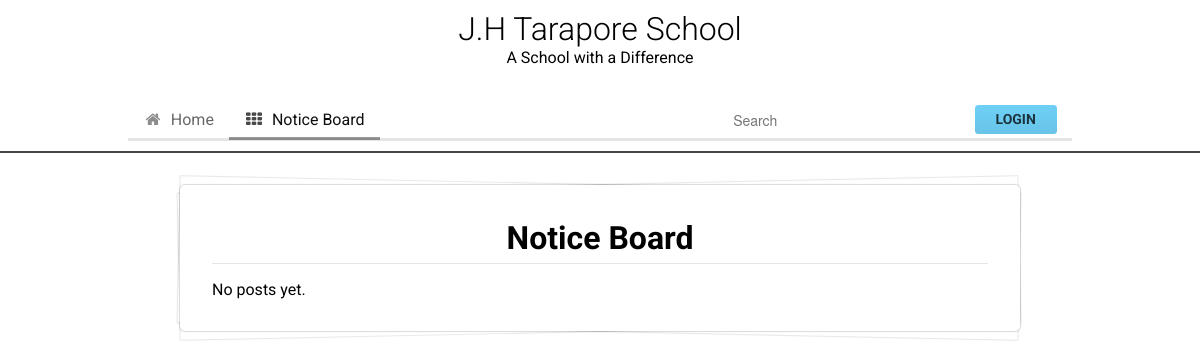
Page /blog/ on the earlier database version.
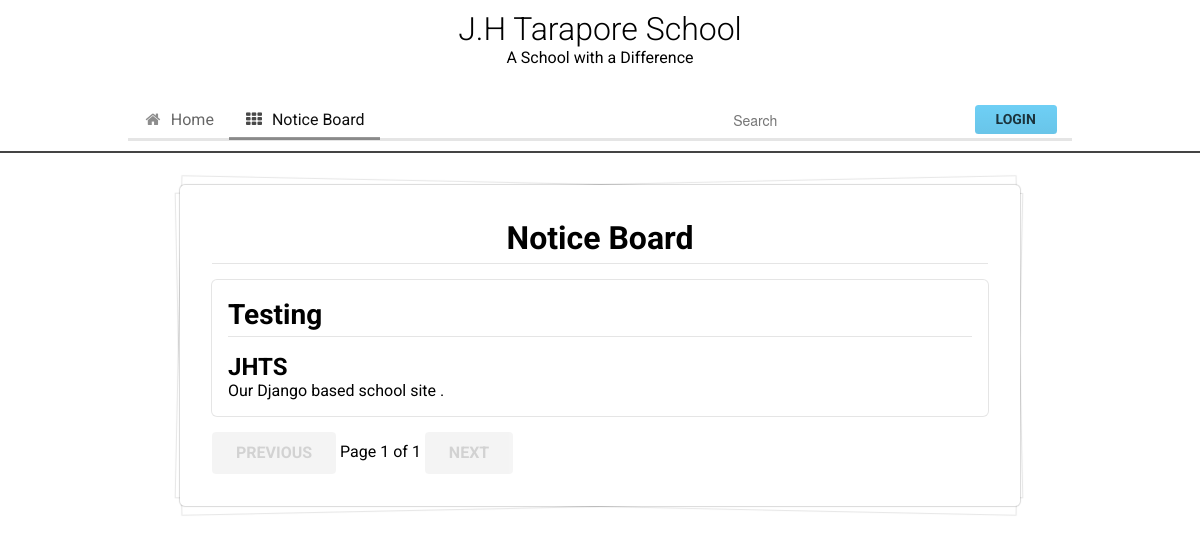
Same page on the later database version.
### blog/models.py (models this page shows, shortened)
class Blog(models.Model):
    title = models.CharField(max_length=50)
    pub_date = models.DateTimeField(auto_now_add=True)
    content = RichTextField()

### blog/views.py (the view)
def index(request):
    post_list = Blog.objects.all().order_by('-pub_date')
    paginator = Paginator(post_list, POSTS_PER_PAGE)
    page = request.GET.get('page')
    try:
        posts = paginator.page(page)
    except PageNotAnInteger:
        posts = paginator.page(1)
    except EmptyPage:
        posts = paginator.page(1)
    return render(request, 'main/index.html', {'posts': posts})

### templates/main/index.html (shortened to what this page needs)
{% extends "base.html" %}
{% block notice_board_active %}active{% endblock %}
{% block content %}
    <h1 class="ui center aligned dividing header">Notice Board</h1>
    {% if posts %}
        {% for post in posts %}
            <div class="ui segment">
                <h2 class="ui dividing header">
                    <a href="{% url 'detail' post.id %}" class="normal-link">
                        {{ post.title }}
                    </a>
                </h2>
                <p>
                    {{ post.content | truncatewords:33 | safe }}
                </p>
            </div>
        {% endfor %}
        <div class="pagination">
            <span class="step-links">
                {% if posts.has_previous %}
                    <a href="?page={{ posts.previous_page_number }}" class="ui blue button">Previous</a>
                {% else %}
                    <a href="#" class="ui blue disabled button">Previous</a>
                {% endif %}
                <span class="current">
                    Page {{ posts.number }} of {{ posts.paginator.num_pages }}
                </span>
                {% if posts.has_next %}
                    <a href="?page={{ posts.next_page_number }}" class="ui blue button">Next</a>
                {% else %}
                    <a href="#" class="ui blue disabled button">Next</a>
                {% endif %}
            </span>
        </div>
    {% else %}
        <p>No posts yet.</p>
    {% endif %}
{% endblock %}

Differences in the rows shown:
added Blog: title "Testing", content "JHTS Our Django based school site ."
Other differences:
{{ posts.number }}: (not shown) → "1"
{{ posts.paginator.num_pages }}: (not shown) → "1"
text no longer shown: "No posts yet."
text now shown: "PREVIOUS Page of NEXT"
